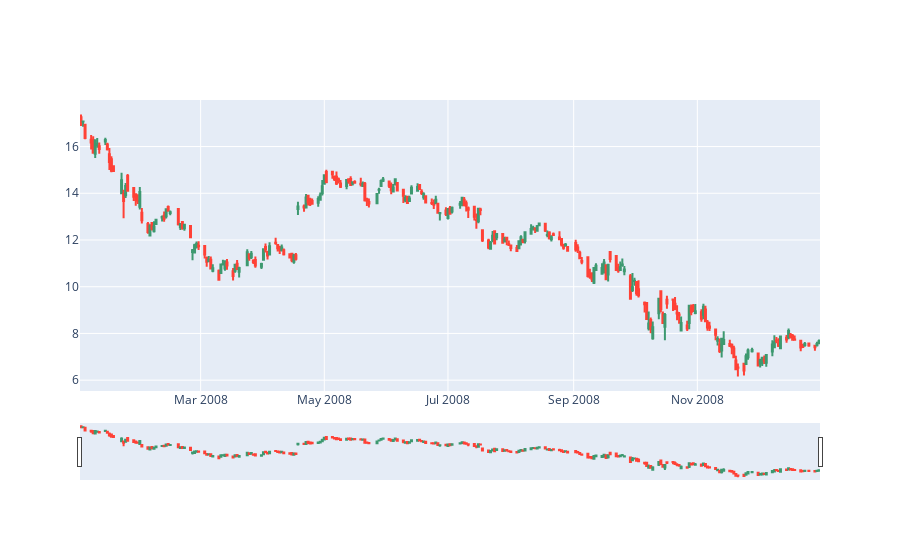

The code cell stored with this chart in its notebook:
### Code cell
trace = go.Candlestick(x=df_google['2008'].index,
                       open=df_google['2008']['Open'],
                       high=df_google['2008']['High'],
                       low=df_google['2008']['Low'],
                       close=df_google['2008']['Close'])

data = [trace]
iplot(data)

### Figure 1 — Plotly figure (JSON) as saved in the notebook; plotly's stock layout.template omitted (floating-point values rounded to 4 significant figures; data arrays with more than 128 entries replaced by an {"elided": "..."} marker saying what was removed)
{"data": [{"close": {"elided": "253 float values"}, "high": {"elided": "253 float values"}, "low": {"elided": "253 float values"}, "open": {"elided": "253 float values"}, "type": "candlestick", "x": {"elided": "253 str values"}}], "layout": {}}
